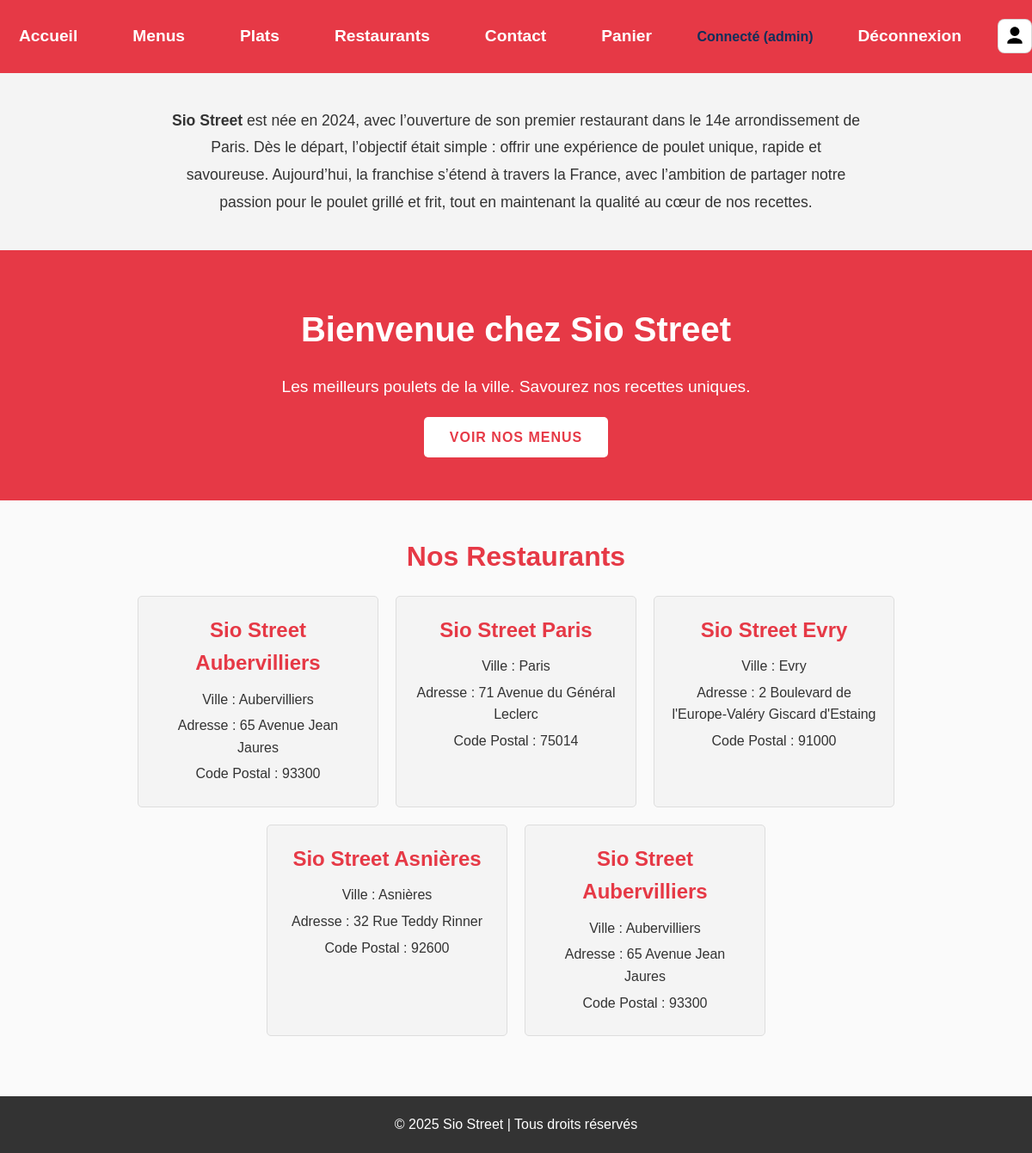
The app's page /index.php (signed in) with its own data.
### tables this page shows
CREATE TABLE `restaurant` (
  `IDRestaurant` int(11) NOT NULL,
  `NomRestaurant` varchar(50) DEFAULT NULL,
  `VilleRestaurant` varchar(50) DEFAULT NULL,
  `AdresseRestaurant` varchar(50) DEFAULT NULL,
  `CodePostaleRestaurant` int(11) DEFAULT NULL
);

### controllers/HomeController.php (called while the page is built)
<?php
require_once 'models/Restaurant.php';
class HomeController {
    public function index() {
        $restaurants = Restaurant::getAll();
        require_once 'views/home/index.php';
    }
}
?>

### models/Restaurant.php (called while the page is built, shortened)
<?php
class Restaurant {
    private $nom;
    private $ville;
    private $adresse;
    private $codePostal;
    public function __construct($id, $nom, $ville, $adresse, $codePostal) {
        $this->nom = $nom;
        $this->ville = $ville;
        $this->adresse = $adresse;
        $this->codePostal = $codePostal;
    }
    public function getNom() {
        return $this->nom;
    }
    public function getVille() {
        return $this->ville;
    }
    public function getAdresse() {
        return $this->adresse;
    }
    public function getCodePostal() {
        return $this->codePostal;
    }
    public static function getAll() {
        $db = database::getConnection();
        $stmt = $db->query("SELECT * FROM Restaurant");
        $restaurants = [];
        while ($row = $stmt->fetch(PDO::FETCH_ASSOC)) {
            $restaurants[] = new Restaurant(
                $row['IDRestaurant'],
                $row['NomRestaurant'],
                $row['VilleRestaurant'],
                $row['AdresseRestaurant'],
                $row['CodePostaleRestaurant']
            );
        }
        return $restaurants;
    }
}
?>

### views/home/index.php (the view, shortened to what this page needs)
<?php
$role = strtolower(trim((string)($_SESSION['user_role'] ?? '')));
?>
<!DOCTYPE html>
<html lang="fr">
<head>
	<link rel="stylesheet" href="/site_restaurant_mvc_v2_correct/css/accueil.css">
</head>
<body>
	<header>
		<nav>
			<a href="index.php">Accueil</a>
			<a href="index.php?controller=menu&action=index">Menus</a>
			<a href="index.php?controller=plat&action=index">Plats</a>
			<a href="index.php?controller=restaurant&action=index">Restaurants</a>
			<a href="index.php?controller=contact&action=index">Contact</a>
			<a href="index.php?controller=panier&action=index">Panier</a>
			<?php if (isset($_SESSION['user_id'])): ?>
				<span class="auth-state">Connecté<?php if ($role !== ''): ?> (<?php echo htmlspecialchars($role); ?>)<?php endif; ?></span>
				<a class="logout-link" href="index.php?controller=user&action=logout">Déconnexion</a>
				<a class="account-link" href="index.php?controller=user&action=profile" title="Mon compte" aria-label="Mon compte">
					<svg viewBox="0 0 24 24" aria-hidden="true" focusable="false">
						<path d="M12 12c2.761 0 5-2.239 5-5s-2.239-5-5-5-5 2.239-5 5 2.239 5 5 5zm0 2c-4.418 0-8 2.239-8 5v1h16v-1c0-2.761-3.582-5-8-5z"></path>
					</svg>
				</a>
			<?php else: ?>
				<a href="index.php?controller=user&action=login">Connexion</a>
				<a href="index.php?controller=user&action=register">Inscription</a>
			<?php endif; ?>
		</nav>
	</header>
	<section class="story">
		<p><strong>Sio Street</strong> est née en 2024, avec l’ouverture de son premier restaurant dans le 14e arrondissement de Paris. Dès le départ, l’objectif était simple : offrir une expérience de poulet unique, rapide et savoureuse. Aujourd’hui, la franchise s’étend à travers la France, avec l’ambition de partager notre passion pour le poulet grillé et frit, tout en maintenant la qualité au cœur de nos recettes.</p>
	</section>
	<section class="hero">
		<div class="hero-content">
			<h1>Bienvenue chez Sio Street</h1>
			<p>Les meilleurs poulets de la ville. Savourez nos recettes uniques.</p>
			<a href="index.php?controller=menu&action=index" class="cta-button">Voir nos Menus</a>
		</div>
	</section>
	<section>
		<h2>Nos Restaurants</h2>
		<div class="restaurants">
			<?php foreach ($restaurants as $restaurant): ?>
				<div class="restaurant">
					<h3><?php echo htmlspecialchars($restaurant->getNom()); ?></h3>
					<p>Ville : <?php echo htmlspecialchars($restaurant->getVille()); ?></p>
					<p>Adresse : <?php echo htmlspecialchars($restaurant->getAdresse()); ?></p>
					<p>Code Postal : <?php echo htmlspecialchars($restaurant->getCodePostal()); ?></p>
				</div>
			<?php endforeach; ?>
		</div>
	</section>
	<footer>
		<p>&copy; 2025 Sio Street | Tous droits réservés</p>
	</footer>
</body>
</html>

### css/accueil.css (style rules this page uses)
*, *::before, *::after { margin: 0; padding: 0; box-sizing: border-box; }
body { font-family: "Arial", sans-serif; margin: 0; padding: 0; background-color: #fafafa; color: #333; line-height: 1.6; }
header { background-color: #e63946; color: white; padding: 15px 0; }
header nav { display: flex; justify-content: center; gap: 20px; }
header nav a { text-decoration: none; color: white; font-weight: bold; padding: 10px 20px; border-radius: 8px; transition: background-color 0.3s ease; font-size: 1.2em; border: 2px solid transparent; }
.story { background-color: #f4f4f4; padding: 40px 20px; text-align: center; }
.story p { max-width: 800px; margin: 0 auto; font-size: 1.1rem; line-height: 1.8; }
.hero { background-color: #e63946; color: white; text-align: center; padding: 60px 20px; }
.hero h1 { font-size: 2.5rem; margin-bottom: 20px; }
.hero p { font-size: 1.2rem; margin-bottom: 30px; }
.hero .cta-button { background-color: white; color: #e63946; padding: 15px 30px; text-decoration: none; font-weight: bold; border-radius: 5px; text-transform: uppercase; letter-spacing: 1px; }
section { padding: 40px 20px; text-align: center; }
section h2 { font-size: 2rem; margin-bottom: 20px; color: #e63946; }
.restaurants { display: flex; flex-wrap: wrap; justify-content: center; gap: 20px; margin-bottom: 30px; }
.restaurant { background-color: #f4f4f4; border: 1px solid #ddd; padding: 20px; border-radius: 5px; width: 280px; transition: transform 0.3s ease, box-shadow 0.3s ease; }
.restaurant h3 { font-size: 1.5rem; margin-bottom: 10px; color: #e63946; }
.restaurant p { font-size: 1rem; margin-bottom: 5px; }
footer { background-color: #333; color: white; text-align: center; padding: 20px 0; position: relative; bottom: 0; width: 100%; }

### views/home/index.php (style rules this page uses)
html, body { margin: 0; padding: 0; }
header { margin: 0; background-color: #e63946; color: white; padding: 15px 0; }
header nav { display: flex; justify-content: center; align-items: center; gap: 20px; }
header nav a { text-decoration: none; color: white; font-weight: bold; padding: 10px 20px; border-radius: 8px; transition: background-color 0.3s ease; font-size: 1.2em; border: 2px solid transparent; }
.logout-link { margin-left: 10px; }
header nav .account-link { display: inline-flex; align-items: center; justify-content: center; width: 40px; height: 40px; padding: 0; font-size: 0; line-height: 0; background: #ffffff; border-radius: 8px; border: 1px solid rgba(0, 0, 0, 0.15); text-decoration: none; }
header nav .account-link svg { display: block; width: 26px; height: 26px; }
.auth-state { margin-left: auto; font-weight: 700; color: #0f2f5a; }

### records on screen
restaurant: NomRestaurant "Sio Street Aubervilliers", VilleRestaurant "Aubervilliers", AdresseRestaurant "65 Avenue Jean Jaures", CodePostaleRestaurant "93300"
restaurant: NomRestaurant "Sio Street Paris", VilleRestaurant "Paris", AdresseRestaurant "71 Avenue du Général Leclerc", CodePostaleRestaurant "75014"
restaurant: NomRestaurant "Sio Street Evry", VilleRestaurant "Evry", AdresseRestaurant "2 Boulevard de l'Europe-Valéry Giscard d'Estaing", CodePostaleRestaurant "91000"
restaurant: NomRestaurant "Sio Street Asnières", VilleRestaurant "Asnières", AdresseRestaurant "32 Rue Teddy Rinner", CodePostaleRestaurant "92600"
restaurant: NomRestaurant "Sio Street Aubervilliers", VilleRestaurant "Aubervilliers", AdresseRestaurant "65 Avenue Jean Jaures", CodePostaleRestaurant "93300"

### other values on screen
$role "admin"
